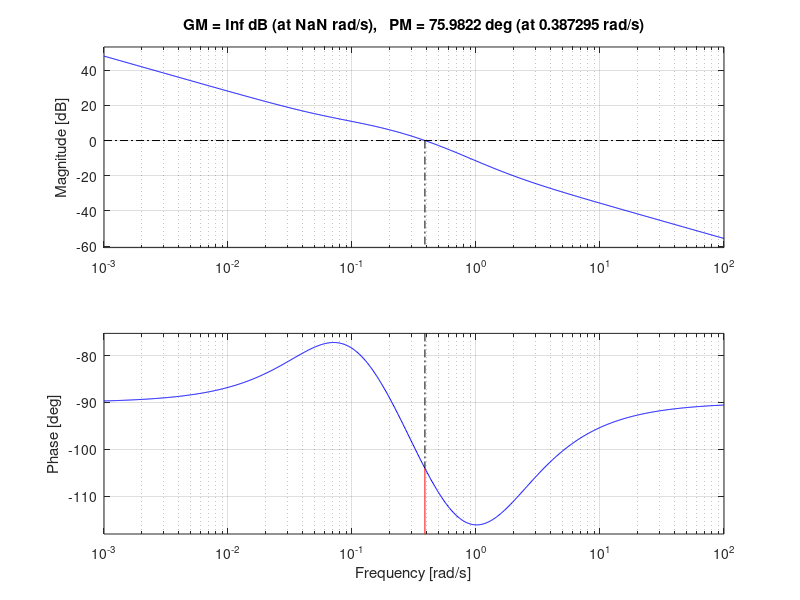

Reproduce this figure in MATLAB. (Note: this script raises an error after producing the figure.)
s = tf('s');
Ga = (7)/((7.25*s)+1);
H = 0.5/(s+0.5);
f = 0.34*(s+1.51)*(s+0.07)/s;
G = H*Ga*f;
%rlocus(G);
margin(G);
fba = bandwidth(G);


%M=feedback(Ga*f, H);
% step(M)
% stepinfo(M)
% SP = 1;
% [y, t]=step(SP*M);
% sse=abs(SP-y(end))